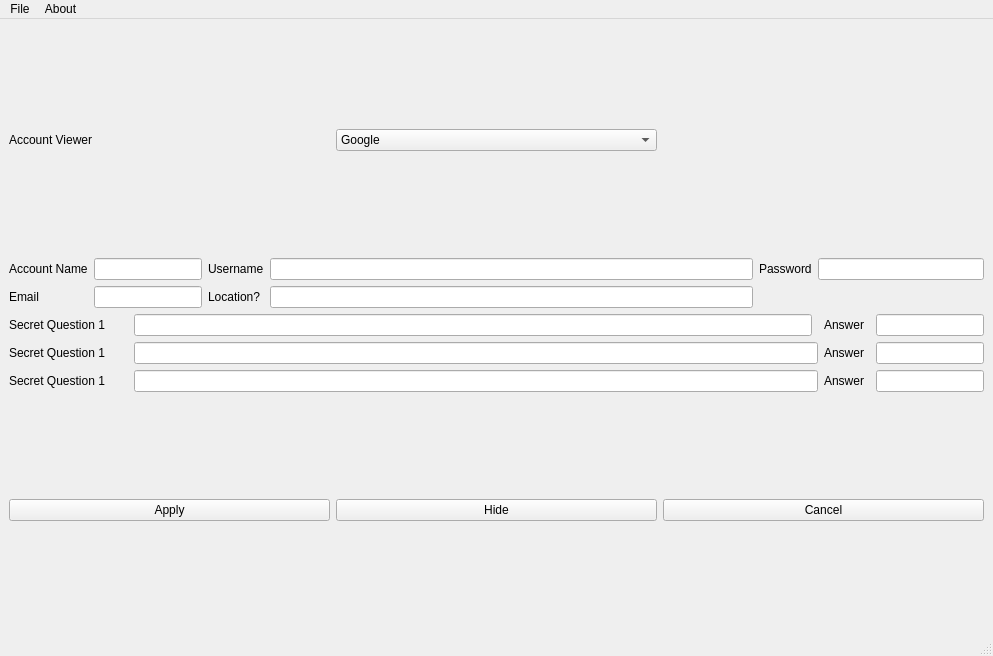
<?xml version="1.0" encoding="UTF-8"?>
<ui version="4.0">
 <class>MainWindow</class>
 <widget class="QMainWindow" name="MainWindow">
  <property name="geometry">
   <rect>
    <x>0</x>
    <y>0</y>
    <width>993</width>
    <height>656</height>
   </rect>
  </property>
  <property name="windowTitle">
   <string>MainWindow</string>
  </property>
  <widget class="QWidget" name="centralwidget">
   <layout class="QGridLayout" name="gridLayout_2">
    <item row="0" column="0">
     <widget class="QLabel" name="label">
      <property name="text">
       <string>Account Viewer</string>
      </property>
     </widget>
    </item>
    <item row="0" column="1">
     <widget class="QComboBox" name="comboBox">
      <item>
       <property name="text">
        <string>Google</string>
       </property>
      </item>
      <item>
       <property name="text">
        <string>ProtonMail</string>
       </property>
      </item>
      <item>
       <property name="text">
        <string>Github</string>
       </property>
      </item>
      <item>
       <property name="text">
        <string>Minecraft</string>
       </property>
      </item>
      <item>
       <property name="text">
        <string>Microsoft</string>
       </property>
      </item>
      <item>
       <property name="text">
        <string>Arch</string>
       </property>
      </item>
     </widget>
    </item>
    <item row="1" column="0" colspan="3">
     <layout class="QGridLayout" name="gridLayout">
      <item row="4" column="8">
       <widget class="QLabel" name="label_10">
        <property name="text">
         <string>Answer</string>
        </property>
       </widget>
      </item>
      <item row="0" column="0">
       <widget class="QLabel" name="label_2">
        <property name="text">
         <string>Account Name</string>
        </property>
       </widget>
      </item>
      <item row="0" column="5">
       <widget class="QLineEdit" name="lineUsername"/>
      </item>
      <item row="2" column="8" colspan="2">
       <widget class="QLabel" name="label_7">
        <property name="text">
         <string>Answer</string>
        </property>
       </widget>
      </item>
      <item row="3" column="10" colspan="3">
       <widget class="QLineEdit" name="lineAnswer2"/>
      </item>
      <item row="1" column="4">
       <widget class="QLabel" name="label_12">
        <property name="text">
         <string>Location?</string>
        </property>
       </widget>
      </item>
      <item row="3" column="0" colspan="2">
       <widget class="QLabel" name="label_9">
        <property name="text">
         <string>Secret Question 1</string>
        </property>
       </widget>
      </item>
      <item row="2" column="0" colspan="2">
       <widget class="QLabel" name="label_6">
        <property name="text">
         <string>Secret Question 1</string>
        </property>
       </widget>
      </item>
      <item row="2" column="2" colspan="5">
       <widget class="QLineEdit" name="lineQuestion1"/>
      </item>
      <item row="4" column="2" colspan="6">
       <widget class="QLineEdit" name="lineQuestion3"/>
      </item>
      <item row="1" column="1" colspan="3">
       <widget class="QLineEdit" name="lineEmail"/>
      </item>
      <item row="0" column="7" colspan="6">
       <widget class="QLineEdit" name="linePassword"/>
      </item>
      <item row="3" column="8">
       <widget class="QLabel" name="label_8">
        <property name="text">
         <string>Answer</string>
        </property>
       </widget>
      </item>
      <item row="0" column="4">
       <widget class="QLabel" name="label_3">
        <property name="text">
         <string>Username</string>
        </property>
       </widget>
      </item>
      <item row="0" column="6">
       <widget class="QLabel" name="label_4">
        <property name="text">
         <string>Password</string>
        </property>
       </widget>
      </item>
      <item row="2" column="10" colspan="3">
       <widget class="QLineEdit" name="lineAnswer1"/>
      </item>
      <item row="4" column="10" colspan="3">
       <widget class="QLineEdit" name="lineAnswer3"/>
      </item>
      <item row="0" column="1" colspan="3">
       <widget class="QLineEdit" name="lineAccountName"/>
      </item>
      <item row="4" column="0" colspan="2">
       <widget class="QLabel" name="label_11">
        <property name="text">
         <string>Secret Question 1</string>
        </property>
       </widget>
      </item>
      <item row="3" column="2" colspan="6">
       <widget class="QLineEdit" name="lineQuestion2"/>
      </item>
      <item row="1" column="0">
       <widget class="QLabel" name="label_5">
        <property name="text">
         <string>Email</string>
        </property>
       </widget>
      </item>
      <item row="1" column="5">
       <widget class="QLineEdit" name="lineLocation"/>
      </item>
     </layout>
    </item>
    <item row="2" column="0">
     <widget class="QPushButton" name="btnApply">
      <property name="text">
       <string>Apply</string>
      </property>
     </widget>
    </item>
    <item row="2" column="1">
     <widget class="QPushButton" name="btnHide">
      <property name="text">
       <string>Hide</string>
      </property>
     </widget>
    </item>
    <item row="2" column="2">
     <widget class="QPushButton" name="btnCancel">
      <property name="text">
       <string>Cancel</string>
      </property>
     </widget>
    </item>
   </layout>
  </widget>
  <widget class="QMenuBar" name="menubar">
   <property name="geometry">
    <rect>
     <x>0</x>
     <y>0</y>
     <width>993</width>
     <height>30</height>
    </rect>
   </property>
   <widget class="QMenu" name="menuFile">
    <property name="title">
     <string>File</string>
    </property>
   </widget>
   <widget class="QMenu" name="menuAbout">
    <property name="title">
     <string>About</string>
    </property>
    <addaction name="actionAbout_Qt"/>
    <addaction name="actionLicense_Info"/>
    <addaction name="actionGithub"/>
   </widget>
   <addaction name="menuFile"/>
   <addaction name="menuAbout"/>
  </widget>
  <widget class="QStatusBar" name="statusbar"/>
  <action name="actionAbout_Qt">
   <property name="text">
    <string>About Qt</string>
   </property>
  </action>
  <action name="actionLicense_Info">
   <property name="text">
    <string>License Info</string>
   </property>
  </action>
  <action name="actionGithub">
   <property name="text">
    <string>Github</string>
   </property>
  </action>
 </widget>
 <resources/>
 <connections/>
</ui>
